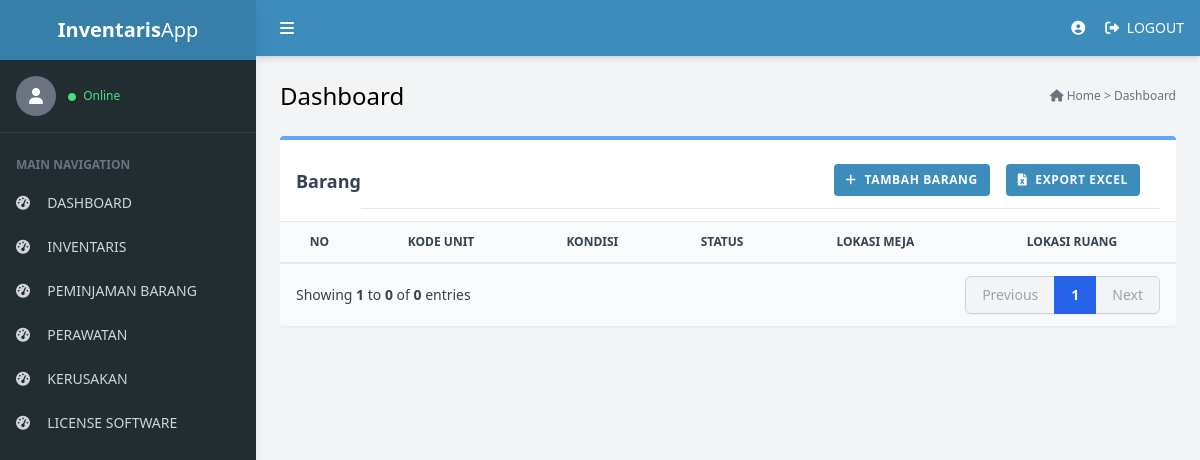
The page /Admin/detail_inventaris.php on the database as committed earlier.
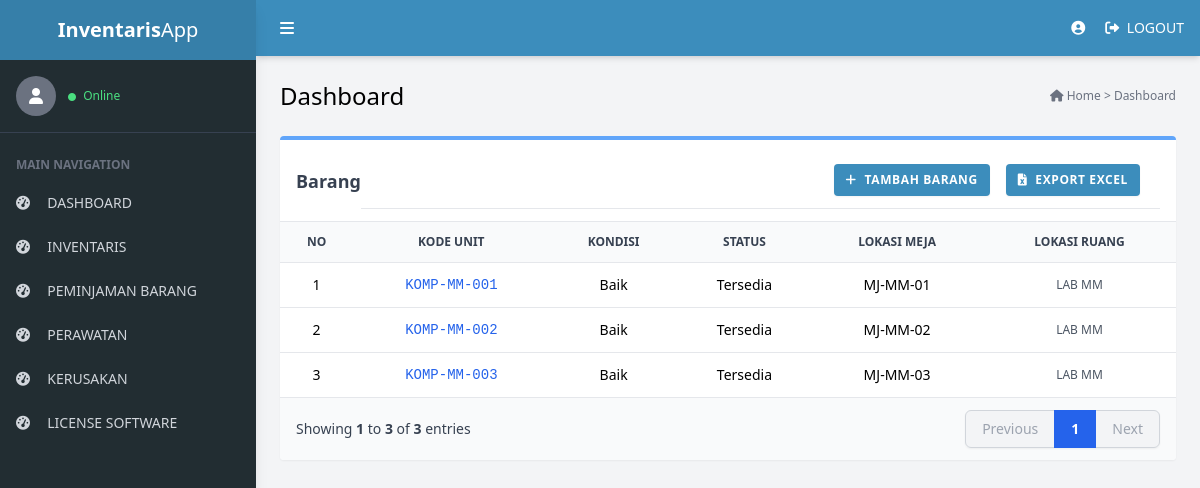
The same page on the database as committed later.
### tables this page shows
CREATE TABLE `barang_detail` (
  `id_detail` int NOT NULL,
  `id_barang` int DEFAULT NULL,
  `kode_unit` varchar(50) NOT NULL,
  `kondisi` enum('Baik','Rusak','Perbaikan') DEFAULT 'Baik',
  `status` enum('Tersedia','Tidak Tersedia') DEFAULT 'Tersedia',
  `lokasi_meja` varchar(50) DEFAULT NULL,
  `lokasi_ruang` enum('LAB MM','LAB JARKOM') DEFAULT 'LAB MM'
);

### Admin/detail_inventaris.php (the view, shortened to what this page needs)
<?php
    require_once __DIR__ . "/../config/database.php";
    $lab = $_GET['lab'] ?? null;
    $filter = $_GET['filter'] ?? 'all';
    $filter = mysqli_real_escape_string($conn, $filter);
    $where_sql = '';
    $limit = 15;
    $halaman_aktif = isset($_GET['halaman']) ? (int)$_GET['halaman'] : 1;
    $offset = ($halaman_aktif - 1) * $limit;
    $query_total = "SELECT COUNT(*) AS total FROM barang_detail JOIN barang ON barang_detail.id_barang = barang.id_barang $where_sql";
    $result_total = mysqli_query($conn, $query_total);
    $row_total = mysqli_fetch_assoc($result_total);
    $total_data = $row_total['total'];
    $total_halaman = ceil($total_data / $limit);
    $query = "
        SELECT * FROM barang_detail INNER JOIN barang ON barang_detail.id_barang = barang.id_barang
        $where_sql
        ORDER BY barang.id_barang DESC
        LIMIT $limit OFFSET $offset
    ";
    $result = mysqli_query($conn, $query);
?>
<!DOCTYPE html>
<html lang="id">
<head>
    <script src="https://cdn.tailwindcss.com"></script>
    <link rel="stylesheet" href="https://cdnjs.cloudflare.com/ajax/libs/font-awesome/6.0.0/css/all.min.css">
</head>
<body class="bg-gray-100 font-sans">
    <div class="flex h-screen overflow-hidden">
        <?php include '../include/menu.php'; ?>
        <div class="flex-1 flex flex-col overflow-y-auto">
            <?php include '../include/header_hlm.php'; ?>
            <main class="p-6">
                <div class="flex justify-between items-center mb-6">
                    <h1 class="text-2xl font-light">Dashboard </h1>
                    <nav class="text-xs text-gray-500"><i class="fas fa-home"></i> <a href="../index.php">Home</a> > <a href="dashboard_baru.php">Dashboard</a></nav>
                </div>
                <div class="bg-white border-t-4 border-blue-400 rounded shadow-sm overflow-hidden">
                    <div class="px-4 py-3 border-b flex items-center justify-between bg-white w-full">
                        <h3 class="font-semibold text-gray-700 text-lg">Barang</h3>
                        <div class="px-5 py-3 border-b flex items-center justify-end bg-white w-full flex gap-4">
                            <div class="flex-shrink-0">
                                <a href="tambah_data.php" class="inline-flex items-center bg-[#3c8dbc] hover:bg-[#367fa9] text-white text-xs font-bold px-3 py-2 rounded shadow-sm transition-all uppercase tracking-wider">
                                    <i class="fas fa-plus mr-2"></i> Tambah Barang
                                </a>
                            </div>
                            <div class="flex-shrink-0">
                                <a href="export_inventaris.php" class="inline-flex items-center bg-[#3c8dbc] hover:bg-[#367fa9] text-white text-xs font-bold px-3 py-2 rounded shadow-sm transition-all uppercase tracking-wider">
                                    <i class="fas fa-file-excel mr-2"></i> Export Excel
                                </a>
                            </div>
                        </div>
                    </div>
                    <div class="overflow-x-auto">
                        <table class="w-full text-sm text-left border-collapse">
                            <thead>
                                <tr class="bg-gray-50 border-b text-gray-700">
                                    <th class="p-3 font-bold uppercase text-xs text-center">No</th>
                                    <th class="p-3 font-bold uppercase text-xs text-center">Kode Unit</th>
                                    <th class="p-3 font-bold uppercase text-xs text-center">Kondisi</th>
                                    <th class="p-3 font-bold uppercase text-xs text-center">Status</th>
                                    <th class="p-3 font-bold uppercase text-xs text-center">Lokasi Meja</th>
                                    <th class="p-3 font-bold uppercase text-xs text-center">Lokasi Ruang</th>
                                </tr>
                            </thead>
                            <tbody class="divide-y divide-gray-200 text-center">
                                <?php
                                $no = $offset + 1;
                                while ($row = mysqli_fetch_assoc($result)) {
                                ?>
                                <tr class="hover:bg-gray-50 transition-colors">
                                    <td class="p-3 text-center"><?= $no++; ?></td>
                                    <td class="p-3 font-mono text-blue-600"><?= $row['kode_unit']; ?></td>
                                    <td class="p-3 font-medium"><?= $row['kondisi']; ?></td>
                                    <td class="p-3"><?= $row['status']; ?></td>
                                    <td class="p-3"><?= $row['lokasi_meja']; ?></td>
                                    <td class="p-3 text-xs text-gray-600"><?= $row['lokasi_ruang']; ?></td>
                                </tr>
                                <?php } ?>
                            </tbody>
                        </table>
                        <div class="px-4 py-3 bg-gray-50 border-t border-gray-200 flex items-center justify-between">
                            <p class="text-sm text-gray-700">Showing <span class="font-semibold"><?= ($offset + 1); ?></span> to <span class="font-semibold"><?= min($offset + $limit, $total_data); ?></span> of <span class="font-semibold"> <?= $total_data; ?></span> entries </p>
                            <ul class="flex items-center -space-x-px shadow-sm rounded-md text-sm font-medium">
                                <?php if($halaman_aktif > 1): ?>
                                    <li class="inline-flex items-center px-4 py-2 rounded-l-md border border-gray-300 bg-white text-gray-500 hover:bg-gray-50 transition"><a href="?halaman=<?= $halaman_aktif - 1; ?>&lab=<?= $lab; ?>&filter=<?= $filter; ?>">Previous</a></li>
                                <?php else: ?>
                                    <li class="inline-flex items-center px-4 py-2 rounded-l-md border border-gray-300 bg-gray-100 text-gray-400 cursor-not-allowed">Previous</li>
                                <?php endif; ?>
                                <li class="z-10 bg-blue-600 border-blue-600 text-white inline-flex items-center px-4 py-2 border font-bold"><?= $halaman_aktif; ?></li>
                                <?php if($halaman_aktif < $total_halaman): ?>
                                    <li class="inline-flex items-center px-4 py-2 rounded-r-md border border-gray-300 bg-white text-gray-500 hover:bg-gray-50 transition"><a href="?halaman=<?= $halaman_aktif + 1; ?>&lab=<?= $lab; ?>&filter=<?= $filter; ?>">Next</a></li>
                                <?php else: ?>
                                    <li class="inline-flex items-center px-4 py-2 rounded-r-md border border-gray-300 bg-gray-100 text-gray-400 cursor-not-allowed">Next</li>
                                <?php endif; ?>
                            </ul>
                        </div>
                    </div>
                </div>
            </main>
        </div>
    </div>
</body>
</html>

### include/menu.php (shortened to what this page needs)
<aside id="aside"  class="w-64 bg-[#222d32] transition-all duration-300 transform shadow-lg flex-shrink-0">
    <div class="p-4 bg-[#367fa9] text-white font-bold text-xl flex items-center justify-center">
        Inventaris<span class="font-light">App</span>
    </div>
    <div class="p-4 flex items-center space-x-3 border-b border-gray-700">
        <div class="w-10 h-10 bg-gray-500 rounded-full flex items-center justify-center text-white">
            <i class="fas fa-user"></i>
        </div>
        <div>
            <p class="text-xs text-green-400"><i class="fas fa-circle text-[8px] mr-1"></i> Online</p>
        </div>
    </div>
    <nav class="mt-4 text-sm">
        <div class="px-4 py-2 text-gray-500 uppercase text-xs font-bold">Main Navigation</div>
        <a href="../Admin/dashboard_baru.php"
            class="flex items-center px-4 py-3
            <?= basename($_SERVER['PHP_SELF']) == 'dashboard_baru.php'
                ? 'bg-[#1e282c] border-l-4 border-blue-500 text-white'
                : 'text-gray-300 hover:bg-[#1e282c]' ?>">
                <i class="fas fa-tachometer-alt w-6"></i>
                <span>&nbsp; DASHBOARD</span>
        </a>
        <a href="../Admin/inventaris.php"
            class="flex items-center px-4 py-3
            <?= basename($_SERVER['PHP_SELF']) == 'inventaris.php'
                ? 'bg-[#1e282c] border-l-4 border-blue-500 text-white'
                : 'text-gray-300 hover:bg-[#1e282c]' ?>">
                <i class="fas fa-tachometer-alt w-6"></i>
                <span>&nbsp; INVENTARIS</span>
        </a>
        <a href="../Admin/peminjaman.php"
            class="flex items-center px-4 py-3
            <?= basename($_SERVER['PHP_SELF']) == 'peminjaman.php'
                ? 'bg-[#1e282c] border-l-4 border-blue-500 text-white'
                : 'text-gray-300 hover:bg-[#1e282c]' ?>">
                <i class="fas fa-tachometer-alt w-6"></i>
                <span>&nbsp; PEMINJAMAN BARANG</span>
        </a>
        <a href="../Admin/perawatan.php"
            class="flex items-center px-4 py-3
            <?= basename($_SERVER['PHP_SELF']) == 'perawatan.php'
                ? 'bg-[#1e282c] border-l-4 border-blue-500 text-white'
                : 'text-gray-300 hover:bg-[#1e282c]' ?>">
                <i class="fas fa-tachometer-alt w-6"></i>
                <span>&nbsp; PERAWATAN</span>
        </a>
        <a href="../Admin/kerusakan.php"
            class="flex items-center px-4 py-3
            <?= basename($_SERVER['PHP_SELF']) == 'kerusakan.php'
                ? 'bg-[#1e282c] border-l-4 border-blue-500 text-white'
                : 'text-gray-300 hover:bg-[#1e282c]' ?>">
                <i class="fas fa-tachometer-alt w-6"></i>
                <span>&nbsp; KERUSAKAN</span>
        </a>
        <a href="../Admin/license.php"
            class="flex items-center px-4 py-3
            <?= basename($_SERVER['PHP_SELF']) == 'license.php'
                ? 'bg-[#1e282c] border-l-4 border-blue-500 text-white'
                : 'text-gray-300 hover:bg-[#1e282c]' ?>">
                <i class="fas fa-tachometer-alt w-6"></i>
                <span>&nbsp; LICENSE SOFTWARE</span>
        </a>
    </nav>
</aside>

### include/header_hlm.php
<header class="bg-[#3c8dbc] text-white h-14 flex items-center justify-between px-4 shadow-md">
    <button id="toggle-btn"  class="hover:bg-blue-600 p-2 rounded"><i class="fas fa-bars"></i></button>
    <div class="flex items-center space-x-4 text-sm">
        <span><i class="fas fa-user-circle mr-1"></i><?php echo $_SESSION["username"]; ?></span>
        <button class="hover:underline"><i class="fas fa-sign-out-alt mr-1"></i> <a href="../index.php"> LOGOUT</a></button>
    </div>
</header>

### Admin/detail_inventaris.php (style rules this page uses)
aside { transition: width 0.3s ease; }

Rows that differ between the two databases and show on the page:
added barang_detail: kode_unit "KOMP-MM-001", kondisi "Baik", status "Tersedia", lokasi_meja "MJ-MM-01", lokasi_ruang "LAB MM"
added barang_detail: kode_unit "KOMP-MM-002", kondisi "Baik", status "Tersedia", lokasi_meja "MJ-MM-02", lokasi_ruang "LAB MM"
added barang_detail: kode_unit "KOMP-MM-003", kondisi "Baik", status "Tersedia", lokasi_meja "MJ-MM-03", lokasi_ruang "LAB MM"
Other text that changed with them:
min($offset + $limit, $total_data): "0" → "3"
$total_data: "0" → "3"
